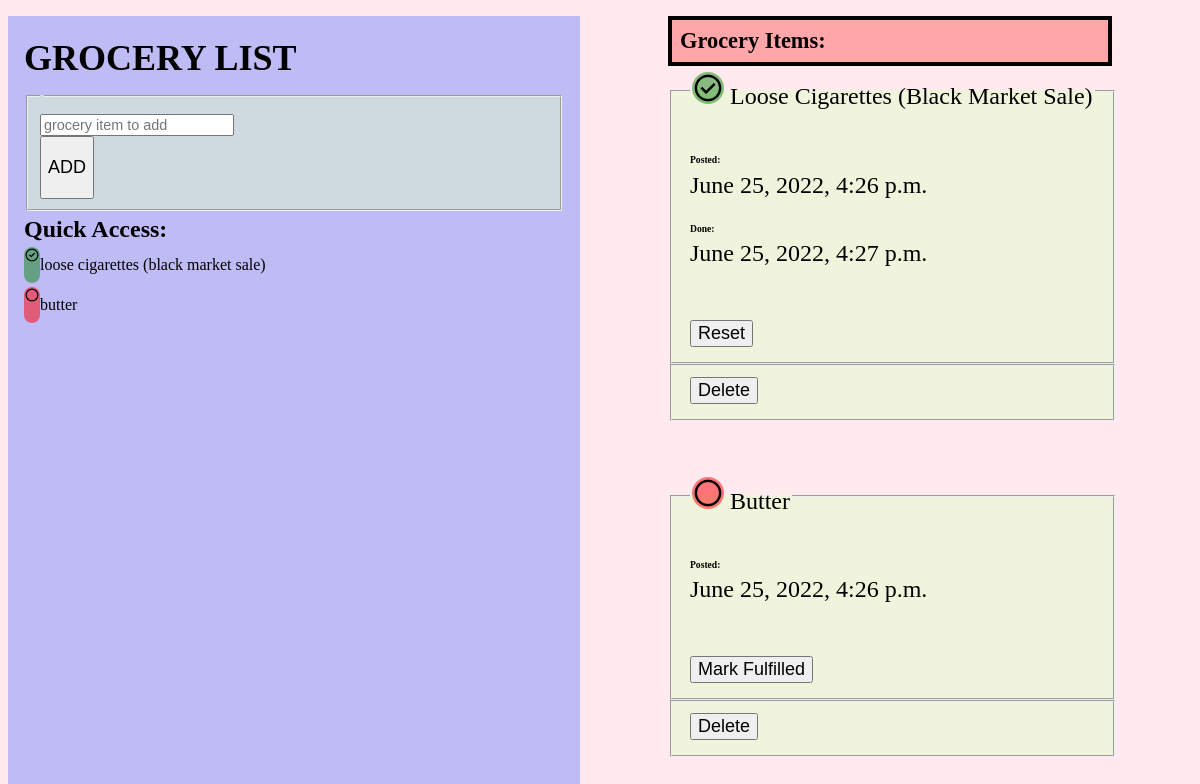
/grocery_list/, run on the app's committed database.
### grocery_list/models.py (models this page shows)
class GroceryItem(models.Model):
    desc = models.CharField(max_length=50)
    date_created = models.DateTimeField(verbose_name='date created')
    status = models.BooleanField(verbose_name='status')
    date_fulfilled = models.DateTimeField(verbose_name="date fulfilled", blank=True, null=True)
    def __str__(self):
        return self.desc

### grocery_list/views.py (the view)
# urls.py: path('', views.index, name='index'),
def index(request):
    grocery_list= GroceryItem.objects.all().order_by("-date_created")
    completed = grocery_list.filter(status=True)
    incomplete = grocery_list.filter(status=False)
    print("index",grocery_list)
    context = {
        'grocery_list': grocery_list,
        'completed': completed,
        'incomplete':incomplete
    }
    return render (request, 'grocery_list/index.html', context)

### grocery_list/templates/grocery_list/index.html (shortened to what this page needs)
{% load static %}
<!DOCTYPE html>
<html lang="en">
<head>
    <link rel="stylesheet" href="{% static 'grocery_list/main.css' %}">
</head>
<body>
    <div class="add">
        <h1 style="font-size:3vw">GROCERY LIST</h1>
        <form action="{% url 'grocery_list:add' %}" method="post">
            <fieldset>
                <legend><p style="font-size:2vw">{{item}}</p></legend>
                <input type="text" name="new" autofocus="autofocus" placeholder="grocery item to add" style="font-size:1.8vh" required><br>
                <button style="font-size:1.5vw"> <p>ADD</p> </button>
            </fieldset>
            <h1 style="font-size:2vw">Quick Access:</h1>
            <nav class="quick">
            {% for item in grocery_list %}
                <div class="nav_item">
                    {% if item.status == False%}
                    <span class="material-symbols-outlined" style="background-color:rgba(255, 0, 0, 0.508)">circle</span>
                    {% else %}
                    <span class="material-symbols-outlined" style="background-color:rgba(0, 128, 0, 0.467)">Check_Circle</span>
                    {% endif %}
                    <a href="#{{item}}"><p style="font-size:2vh">{{item}}</p></a>
                </div>
            {% endfor %}
            </nav>
        </form>
    </div>
    <h1 class="list_area_h1" style="font-size:2.8vh">Grocery Items:</h1>
    <div class="list_area">
        {% if grocery_list %}
        {% for item in grocery_list %}
        <div class="item">
            <form id = "{{item}}" action="{% url 'grocery_list:update' %}" method="post">
                <fieldset>
                    <legend><p> {% if item.status == False%}
                        <span class="material-symbols-outlined" style="background-color:rgba(255, 0, 0, 0.507)">circle</span>
                        {% else %}
                        <span class="material-symbols-outlined" style="background-color:rgba(0, 128, 0, 0.467)">Check_Circle</span>
                        {% endif %}  {{item}} </p></legend>
                        <p class="create" style="font-size:1.5vh"><h1 style="font-size:1.2vh">Posted:</h1> {{item.date_created}}</p>
                        {% if item.date_fulfilled != None %}
                        <p class="fulfilled" style="font-size:1.5vh"><h1 style="font-size:1.2vh">Done:</h1>{{item.date_fulfilled}}</p>
                        {% endif %}
                    <input type="hidden" name= "item" id="item{{ forloop.counter }}" value="{{ item.id }}"><br>
                        {% if item.status != False %}
                        <button style="font-size:1.5vw">Reset</button>
                        {% else %}
                        <button style="font-size:1.5vw">Mark Fulfilled</button>
                        {% endif %}
                </fieldset>
            </form>
            <form action="{% url 'grocery_list:delete' %}" method="post">
                <fieldset>
                    <button style="font-size:1.5vw">Delete</button> <br>
                </fieldset>
            </form>
            {% endfor %}
            {% else %}
            <p class="no-list"> Add an item to the left!</p>
        </div>
        {% endif %}
    </div>
</body>
</html>

### grocery_list/static/grocery_list/main.css (style rules this page uses)
body { background-color: rgba(255, 192, 203, 0.305); font-size: 3vh }
.add { padding:2vh; background-color: rgba(88, 110, 255, 0.382); width:45%; font-size: 2vh; gap: 1vh; position: fixed; line-height: .5vh; height: 100%; }
.item { display: flex; flex-direction:column; }
.list_area { gap:1vh; margin-top: 2vh; display: flex; flex-direction: row; flex-wrap: wrap; justify-content: left; padding-left: 55vw; }
fieldset { background-color:rgba(223, 255, 196, 0.451); }
legend { text-transform: capitalize; }
.list_area_h1 { margin-top:0; width:35vw; background-color:rgba(255, 110, 110, 0.553); padding: 1vh; border: .5vh solid black; position:fixed; margin-left: 55vw; margin-bottom:3vh; }
.list_area span { border-radius: 2vh; font-size: 4vh; }
.quick { display: flex; flex-direction: column; gap:.5vh; height: 80vh; }
.nav_item { display: flex; flex-direction: row; justify-content: start; }
.nav_item span { border-radius: 3vh; font-size: 2vh; }
.item { padding-top: 4vh; margin: 0; display: flex; flex-direction: column; flex-wrap: wrap; }
.create, .fulfilled { font-size: 2vh; }
a { color: black; text-decoration-line: none; }

### data on the page
GroceryItem: status True (drawn), desc "loose cigarettes (black market sale)", desc "Loose Cigarettes (Black Market Sale)", date_created "June 25, 2022, 4:26 p.m.", date_fulfilled "June 25, 2022, 4:27 p.m."
GroceryItem: status False (drawn), desc "butter", desc "Butter", date_created "June 25, 2022, 4:26 p.m."
